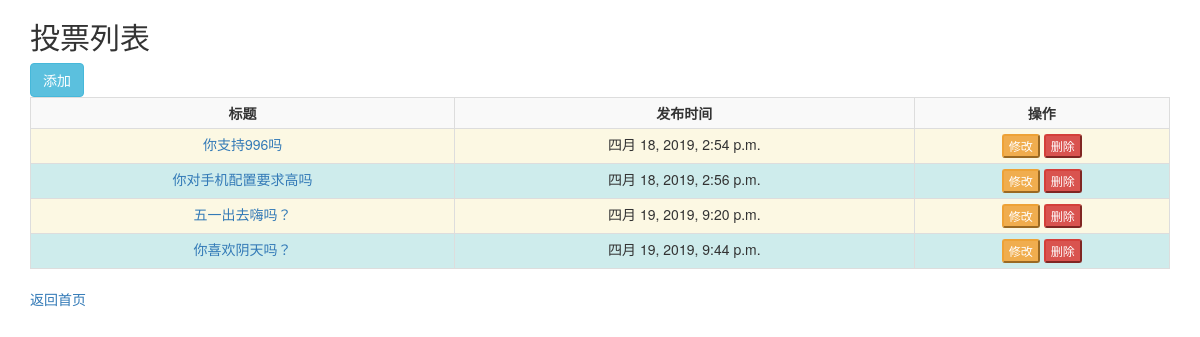
The app's page /polls/list/, older data.
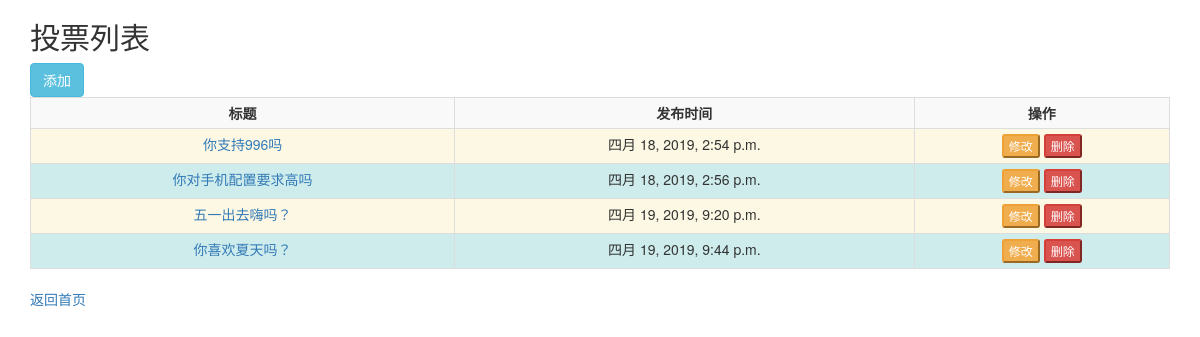
The same page, newer data.
### polls/models.py (models this page shows, shortened)
class Question(models.Model):
    qname = models.CharField(max_length=100)
    qpub_date = models.DateTimeField(auto_now_add=True)
    def qn(self):
        return self.qname
    qn.short_description = '标题'
    def pub_date(self):
        return self.qpub_date
    pub_date.short_description = '发布日期'

### polls/views.py (the view)
def list(request):
    qlist = Question.objects.all()
    return render(request, 'polls/list.html', {'qlist': qlist})

### templates/polls/list.html (shortened to what this page needs)
<!DOCTYPE html>
<html lang="en">
<head>
    <link rel="stylesheet" href="/static/js/lib/bootstrap-3.3.7-dist/css/bootstrap.css">
</head>
<body>
<div class="container">
    <div class="table-responsive">
        <h2>投票列表</h2>
        <button type="button" class="btn btn-info"><a class="herfa" href="{% url 'polls:addquestion' %}">添加</a></button>
        <table class="table table-bordered table-condensed table-striped table-hover">
            <tr>
                <th>标题</th>
                <th>发布时间</th>
                <th>操作</th>
            </tr>
            {% for q in qlist %}
                <tr id="trstyle">
                    <td><a href="{% url 'polls:detail' q.id %}">{{ q.qname }}</a></td>
                    <td>{{ q.qpub_date }}</td>
                    <td>
                        <button type="button" class="btn-xs btn-warning">
                            <a class="herfa" href="{% url 'polls:updatequestion' q.id %}">修改</a>
                        </button>
                        <button type="button" class="btn-xs btn-danger">
                            <a class="herfa" href="{% url 'polls:deletequestion' q.id %}">删除</a>
                        </button>
                    </td>
                </tr>
            {% empty %}
                <h3>空</h3>
            {% endfor %}
        </table>
        <a href="{% url 'polls:index' %}">返回首页</a>
    </div>
</div>
</body>
</html>

Row changes from the older to the newer data that the page shows:
changed Question: qname "你喜欢阴天吗？" → "你喜欢夏天吗？"
